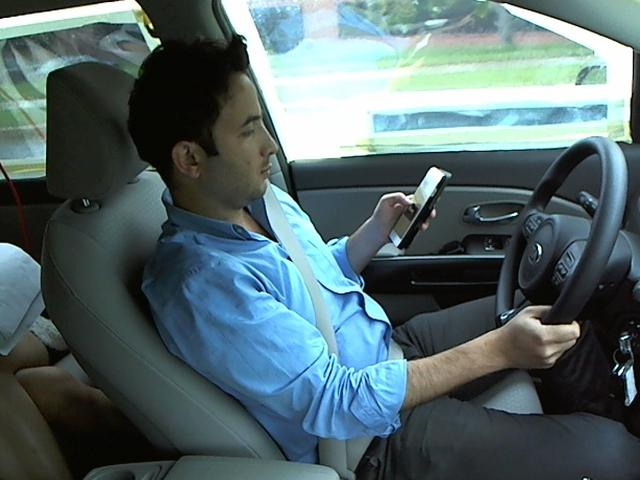
#> input picture test/img_1044.jpg, 640 x 480 px
$ python -i face_eye_detector.py   (imports and definitions only)
#> lines starting #> are read from the running program, lines starting #| are printed output that depends on the picture
#> further down, picture is the input picture: shape (480, 640, 3); mean B, G, R 108.2, 105, 85.4
import cv2

face_cascade = cv2.CascadeClassifier(
    cv2.data.haarcascades + "haarcascade_frontalface_default.xml"
)

eye_cascade = cv2.CascadeClassifier(
    cv2.data.haarcascades + "haarcascade_eye.xml"
)

def detect_face_and_eyes(image):
    gray = cv2.cvtColor(image, cv2.COLOR_BGR2GRAY)
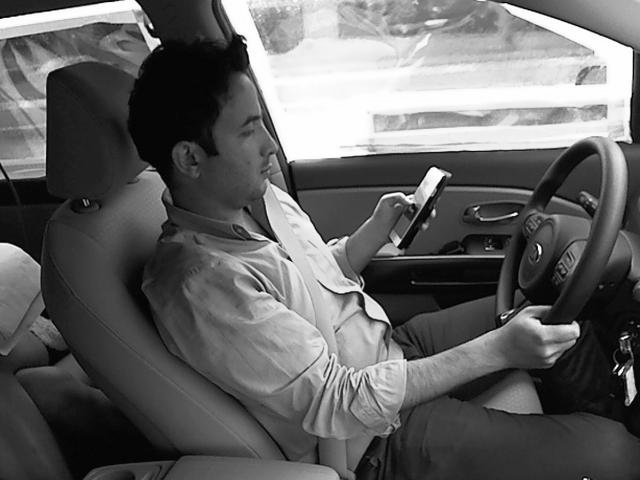
#> gray: shape (480, 640); min 0, max 255, mean 99.5

    faces = face_cascade.detectMultiScale(gray, 1.3, 5)
#> faces = ()
    detections = []

    for (x, y, w, h) in faces:
        face_roi = image[y:y+h, x:x+w]
        face_gray = gray[y:y+h, x:x+w]

        eyes = eye_cascade.detectMultiScale(face_gray)

        detections.append({
            "face_box": (x, y, w, h),
            "eyes": eyes,
            "face_roi": face_roi
        })
#> this loop made 0 passes
#> after the loop, detections = []

    return detections

>>> import cv2
>>> picture = cv2.imread('../test/img_1044.jpg')
>>> result = detect_face_and_eyes(picture)
#> result = []

$ run again, on test/img_1064.jpg
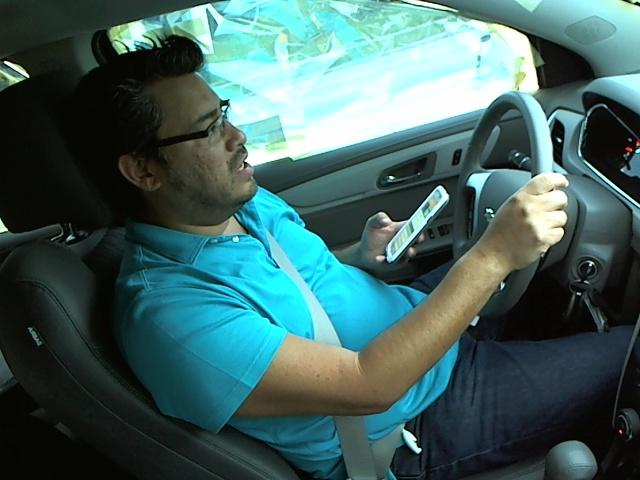
#> input picture test/img_1064.jpg, 640 x 480 px
#> picture is the input picture: shape (480, 640, 3); mean B, G, R 98.1, 99.7, 66.6
#> in detect_face_and_eyes, `gray = cv2.cvtColor(image, cv2.COLOR_BGR2GRAY)`:
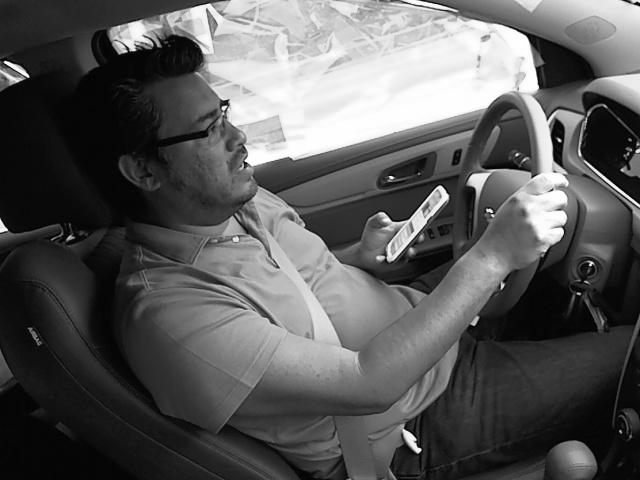
#> gray: shape (480, 640); min 0, max 255, mean 89.6
#> faces = ()
#> after the loop in detect_face_and_eyes, `for (x, y, w, h) in faces:`: detections = []

$ run again, on test/img_111.jpg
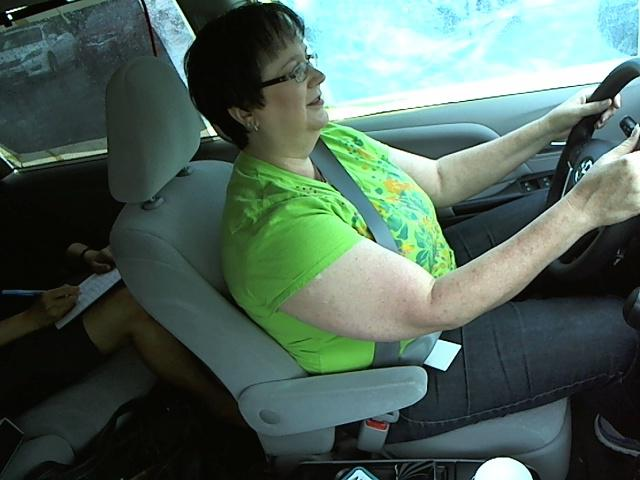
#> input picture test/img_111.jpg, 640 x 480 px
#> picture is the input picture: shape (480, 640, 3); mean B, G, R 90.4, 100.8, 79.5
#> in detect_face_and_eyes, `gray = cv2.cvtColor(image, cv2.COLOR_BGR2GRAY)`:
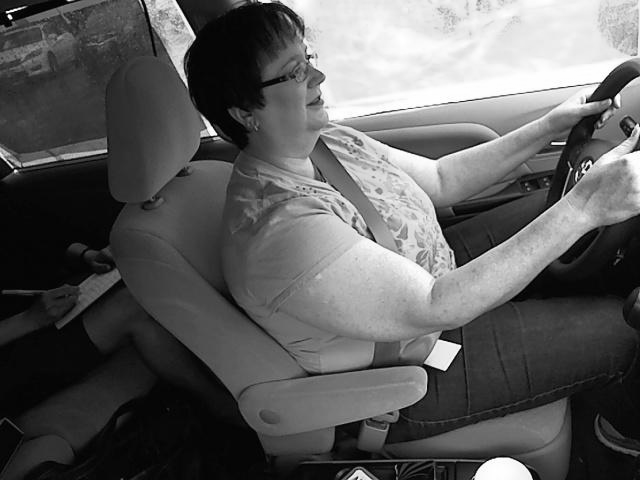
#> gray: shape (480, 640); min 0, max 255, mean 93.2
#> faces = ()
#> after the loop in detect_face_and_eyes, `for (x, y, w, h) in faces:`: detections = []

$ run again, on test/img_1152.jpg
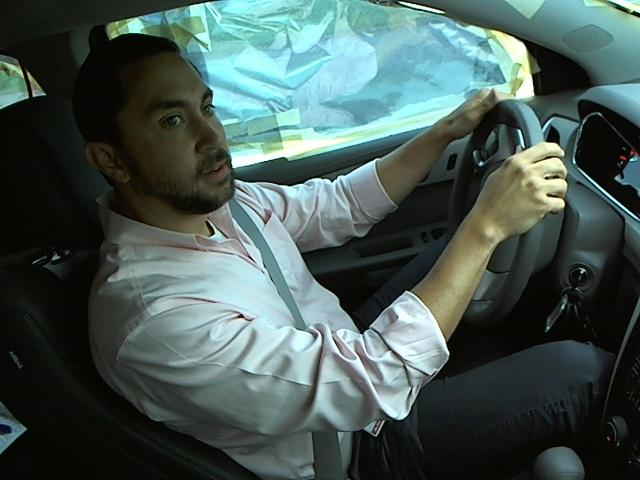
#> input picture test/img_1152.jpg, 640 x 480 px
#> picture is the input picture: shape (480, 640, 3); mean B, G, R 85.5, 89.5, 71.6
#> in detect_face_and_eyes, `gray = cv2.cvtColor(image, cv2.COLOR_BGR2GRAY)`:
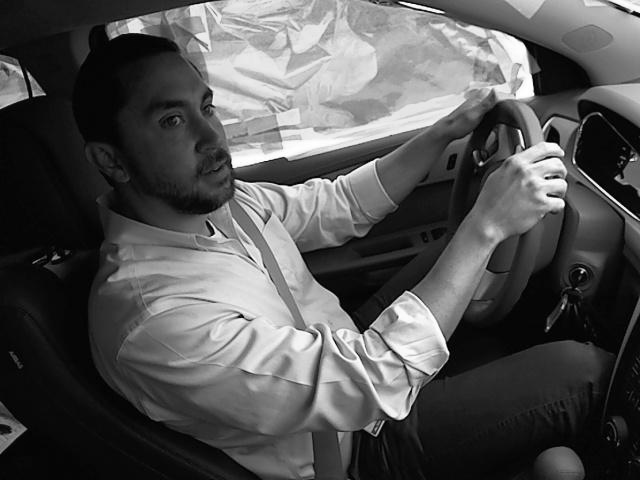
#> gray: shape (480, 640); min 0, max 255, mean 83.7
#> faces = ()
#> after the loop in detect_face_and_eyes, `for (x, y, w, h) in faces:`: detections = []
